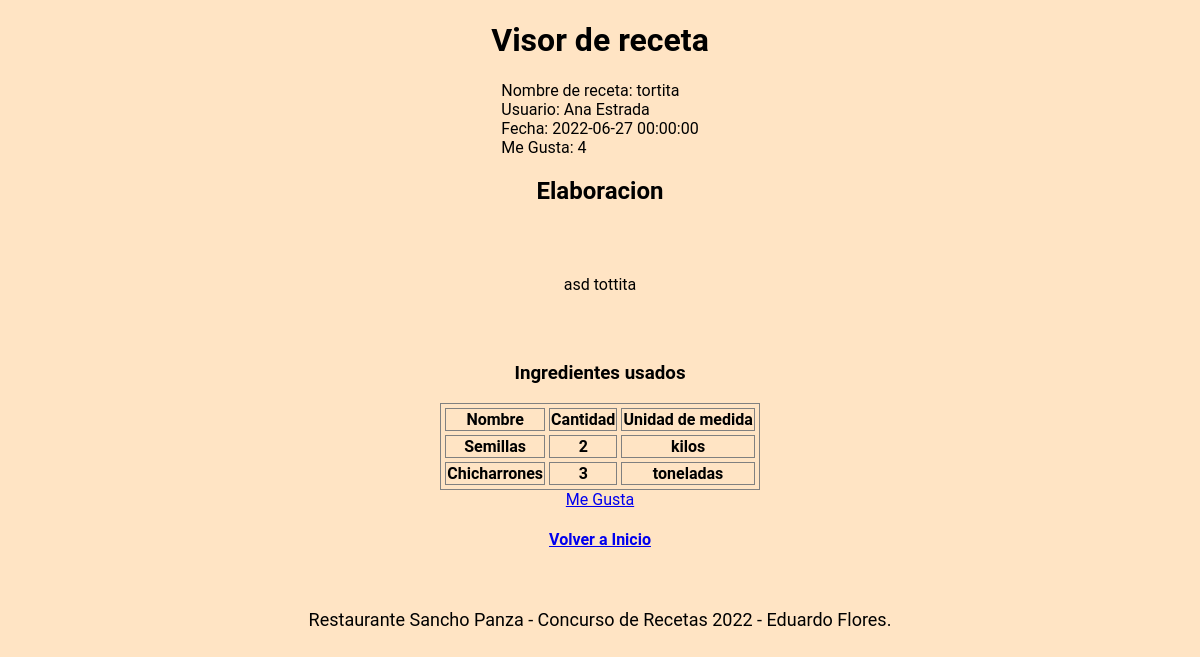
Page /visorReceta/22 (signed in) on the earlier database version.
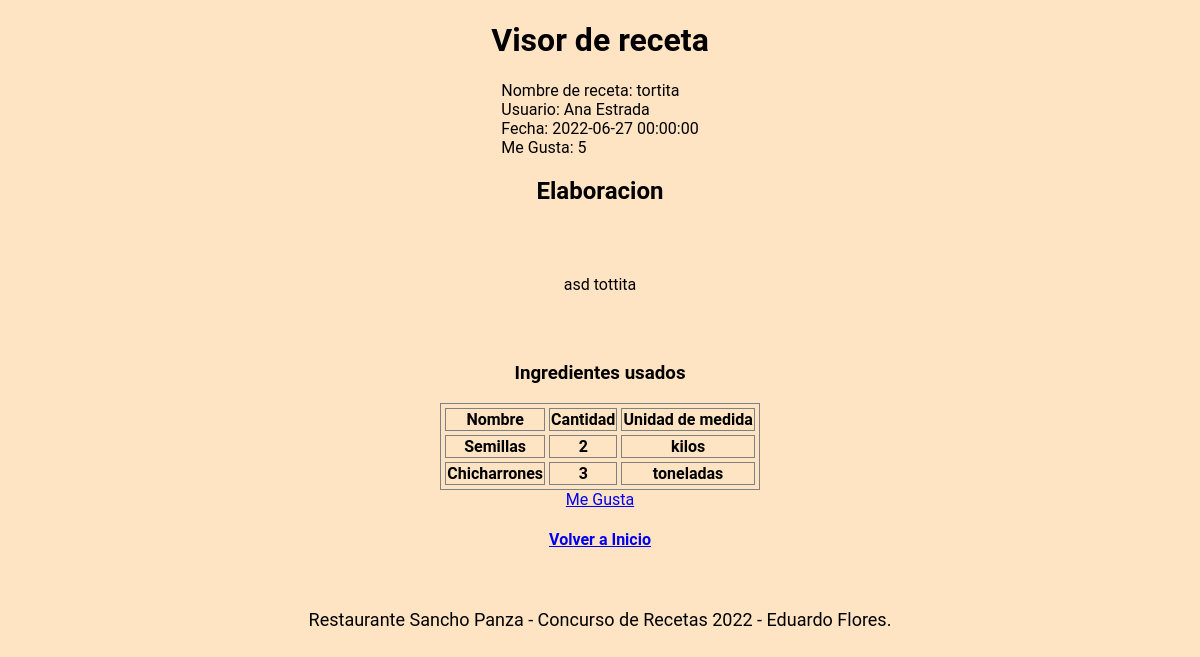
Same page on the later database version.
### models.py (models this page shows, shortened)
class Receta(db.Model):
    __tablename__ = 'receta'
    id = db.Column(db.Integer, primary_key=True)
    nombre = db.Column(db.String(60), nullable=False)
    tiempo = db.Column(db.Integer, nullable=False)
    elaboracion = db.Column(db.Text, nullable=False)
    cantidadmegusta = db.Column(db.Integer, nullable=False)
    fecha = db.Column(db.DateTime) ### clase datetime
    usuarioid = db.Column(db.Integer, db.ForeignKey('usuario.id'))
    ingredientes = db.relationship('Ingrediente', backref='receta', cascade='all, delete-orphan')

### main.py (the view)
@app.route('/visorReceta/<int:recetaId>')
def visorReceta(recetaId):
    receta = Receta.query.filter_by(id=recetaId).first()
    ingredienteslista = Ingrediente.query.filter_by(recetaid=recetaId).all()
    return render_template('visorReceta.html',receta=receta,ingredientes=ingredienteslista,idusuarioLogeado=int(session['idusuario']))

### templates/visorReceta.html (shortened to what this page needs)
{% extends "baseTemplate.html" %}
{% block content %}
    <h1>Visor de receta</h1>
    <div>
        Nombre de receta: {{ receta.nombre }}<br>
        Usuario: {{ receta.usuario.nombre }}<br>
        Fecha: {{ receta.fecha }}<br>
        Me Gusta: {{ receta.cantidadmegusta }}<br>
    </div>
    <h2>Elaboracion</h2>
    <div id="elaboracion">
        {{ receta.elaboracion }}
    </div>
    <h3>Ingredientes usados</h3>
    <table>
        <thead>
            <tr>
                <th>Nombre</th>
                <th>Cantidad</th>
                <th>Unidad de medida</th>
            </tr>
        </thead>
        <tbody>
            {% for ingrediente in ingredientes %}
            <tr>
                <th>{{ ingrediente.nombre }}</th>
                <th>{{ ingrediente.cantidad }}</th>
                <th>{{ ingrediente.unidad }}</th>
            </tr>
            {% endfor %}
        </tbody>
    </table>
    {% if idusuarioLogeado != receta.usuario.id %}
        <a href="/meGustaReceta/{{ receta.id }}">Me Gusta</a>
    {% else %}
        <div>No puedes dar me gusta a tu propia receta</div>
    {% endif %}
{% endblock %}

Differences in the rows shown:
changed Receta "tortita": cantidadmegusta "4" → "5"
